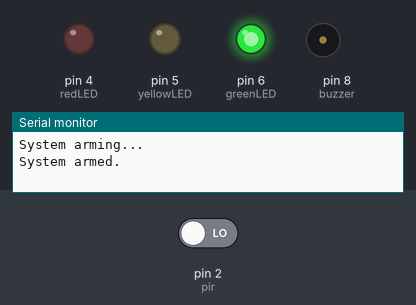
The sketch below on a simulated Arduino Uno, built with avr-gcc and run on an emulated ATmega328P. On the bench: output pins drawn as LEDs (lit = HIGH), buzzer (waves = sounding), the last lines printed to the serial monitor. The test bench sets the inputs (shaded band); at power-on: pin 2 (pir) LOW.

Above: at 11.2 s.
11.3 s: pin 2 (pir) driven HIGH
At 11.55 s:
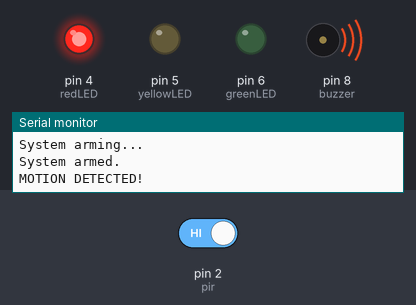
At 12.2 s:
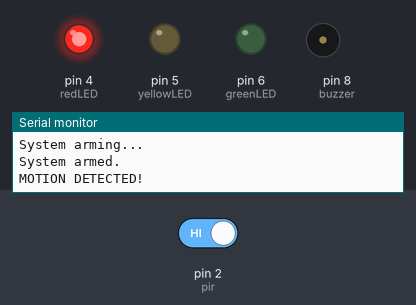
13.8 s: pin 2 (pir) driven LOW
At 14.5 s:
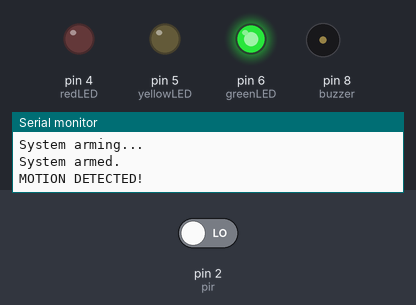
Timing chart, 0 to 16.8 s (numbered marks = the images above; inputs shaded):
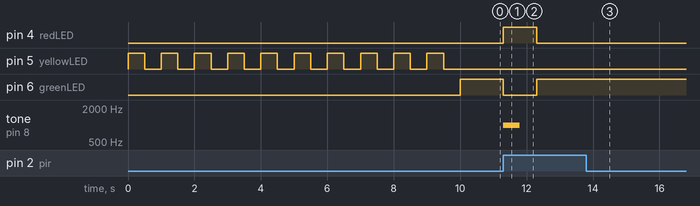

The sketch:

main.ino
```cpp
const int pir = 2;

const int greenLED = 6;
const int yellowLED = 5;
const int redLED = 4;

const int buzzer = 8;

bool armed = false;

unsigned long lastTrigger = 0;
const unsigned long cooldown = 5000;

void setup() {
  Serial.begin(9600);

  pinMode(pir, INPUT);

  pinMode(greenLED, OUTPUT);
  pinMode(yellowLED, OUTPUT);
  pinMode(redLED, OUTPUT);

  pinMode(buzzer, OUTPUT);

  Serial.println("System arming...");

  for (int i = 0; i < 10; i++) {
    digitalWrite(yellowLED, HIGH);
    delay(500);
    digitalWrite(yellowLED, LOW);
    delay(500);
  }

  armed = true;
  digitalWrite(greenLED, HIGH);

  Serial.println("System armed.");
}

void loop() {
  int motion = digitalRead(pir);

  if (armed && motion == HIGH) {

    if (millis() - lastTrigger >= cooldown) {

      lastTrigger = millis();

      Serial.println("MOTION DETECTED!");

      digitalWrite(redLED, HIGH);
      digitalWrite(greenLED, LOW);

      tone(buzzer, 1000, 500);

      delay(1000);

      digitalWrite(redLED, LOW);
      digitalWrite(greenLED, HIGH);
    }
  }
}
```

Measured:
- after the input at 11.3 s, pin 4 (redLED): LOW → HIGH at once, → LOW 1.0 s later; pin 6 (greenLED): HIGH → LOW at once, → HIGH 1.0 s later; tone on pin 8 (buzzer): silent → 1000 Hz at once, → silent 0.50 s later
- after the input at 13.8 s, pin 4 (redLED): stays LOW (without the input it goes to HIGH after 2.5 s); pin 6 (greenLED): stays HIGH (without the input it goes to LOW after 2.5 s); tone on pin 8 (buzzer): stays silent (without the input it goes to 1000 Hz after 2.5 s)
